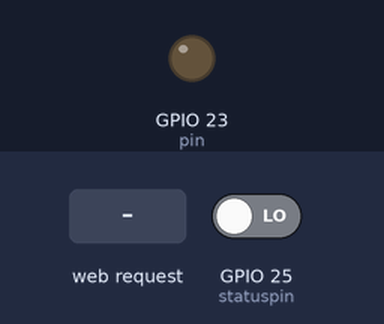
The sketch below on a simulated ESP32. Shown: output pins drawn as LEDs (lit = HIGH). Inputs (shaded band) come from the test bench; at power-on: GPIO 25 (statuspin) LOW. WiFi joins after 1.5 s; servers stay silent unless stated; what the sketch prints to the serial monitor is not drawn.

Above: at 2.8 s.
2.9 s: HTTP request GET /on received
At 4.0 s:
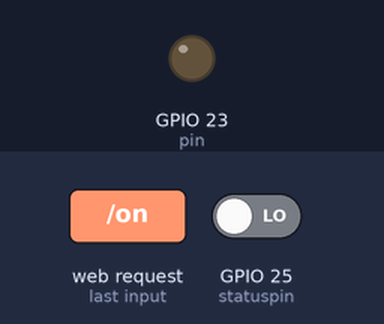
4.5 s: HTTP request GET /reset received
At 5.3 s:
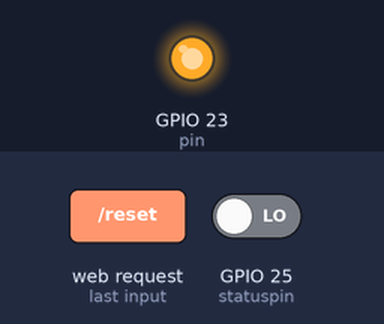
Timing chart, 0 to 16.0 s (numbered marks = the images above; inputs shaded):
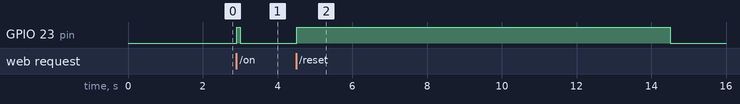

The sketch:

pulluponlan.ino
```cpp
#include <WiFi.h>
#include <WebServer.h>
#include <ESP32Ping.h>

const char* ssid = "#";
const char* password = "#";

WebServer server(80);

const int pin = 23;
const int statuspin = 25;

IPAddress usg (192, 168, 1, 1);

unsigned long lastmillis;

void setup() {
  Serial.begin(115200);
  Serial.println("ESP gestartet");
  delay(100);
  pinMode(statuspin, INPUT);
  pinMode(pin, OUTPUT);
  digitalWrite(pin, LOW);
  WiFi.begin(ssid, password);
  Serial.print("Verbindung wird hergestellt...");
  while (WiFi.status() != WL_CONNECTED) {
      delay(500);
      Serial.print(".");
  }
  Serial.println();
  Serial.println("Verbindung wurde erfolgreich hergestellt");
  Serial.print("Meine IP: ");
  Serial.println(WiFi.localIP());
  lastmillis = millis();
  server.begin();

  server.on("/", []() {
      server.send(200, "text/html", "<html><head></head><body><p><a href=\"/on\">on</a></p><p><a href=\"/off\">off</a></p><p><a href=\"/status\">status</a></p><p><a href=\"/reset\">reset</a></p></body></html>");
  });

  server.on("/on", []() {
    if (digitalRead(statuspin) == LOW) {
        server.send(200, "text/html", "<html><head></head><body><p>Turning PC on!</p><p><a href=\"/\">back</a></p></body></html>");
        digitalWrite(pin, HIGH);
        delay(100);
        digitalWrite(pin, LOW);
    } else {
        server.send(200, "text/html", "<html><head></head><body><p>PC is already running!</p><p><a href=\"/\">back</a></p></body></html>");
    }
  });

  server.on("/off", []() {
      if (digitalRead(statuspin) == HIGH) {
        server.send(200, "text/html", "<html><head></head><body><p>Turning PC off!</p><p><a href=\"/\">back</a></p></body></html>");
        digitalWrite(pin, HIGH);
        delay(100);
        digitalWrite(pin, LOW);
    } else {
        server.send(200, "text/html", "<html><head></head><body><p>PC is already off!</p><p><a href=\"/\">back</a></p></body></html>");
    }
  });

  server.on("/reset", []() {
      server.send(200, "text/html", "<html><head></head><body><p>Your device gets now fully reset!</p><p><a href=\"/\">back</a></p></body></html>");
      digitalWrite(pin, HIGH);
      delay(10000);
      digitalWrite(pin, LOW);
  });

  server.on("/status", []() {
      if (digitalRead(statuspin) == HIGH) {
        server.send(200, "text/html", "<html><head></head><body><p>PC is turned on!</p><p><a href=\"/\">back</a></p></body></html>");
      } else {
        server.send(200, "text/html", "<html><head></head><body><p>PC is turned off!</p><p><a href=\"/\">back</a></p></body></html>");
      }
  });
}


void loop() {
  if (millis() - lastmillis >= 300000) {
    if(Ping.ping(usg) == true) {
      Serial.println("Echo received");
      lastmillis = millis();
    } else {
      ESP.restart();
    }
  }
  //Serial.println(millis());
  server.handleClient();
  delay(50);
}
```

Measured:
- after the input at 2.9 s, GPIO 23 (pin): LOW → HIGH at once, → LOW 0.10 s later
- after the input at 4.5 s, GPIO 23 (pin): LOW → HIGH at once, → LOW 10.0 s later
